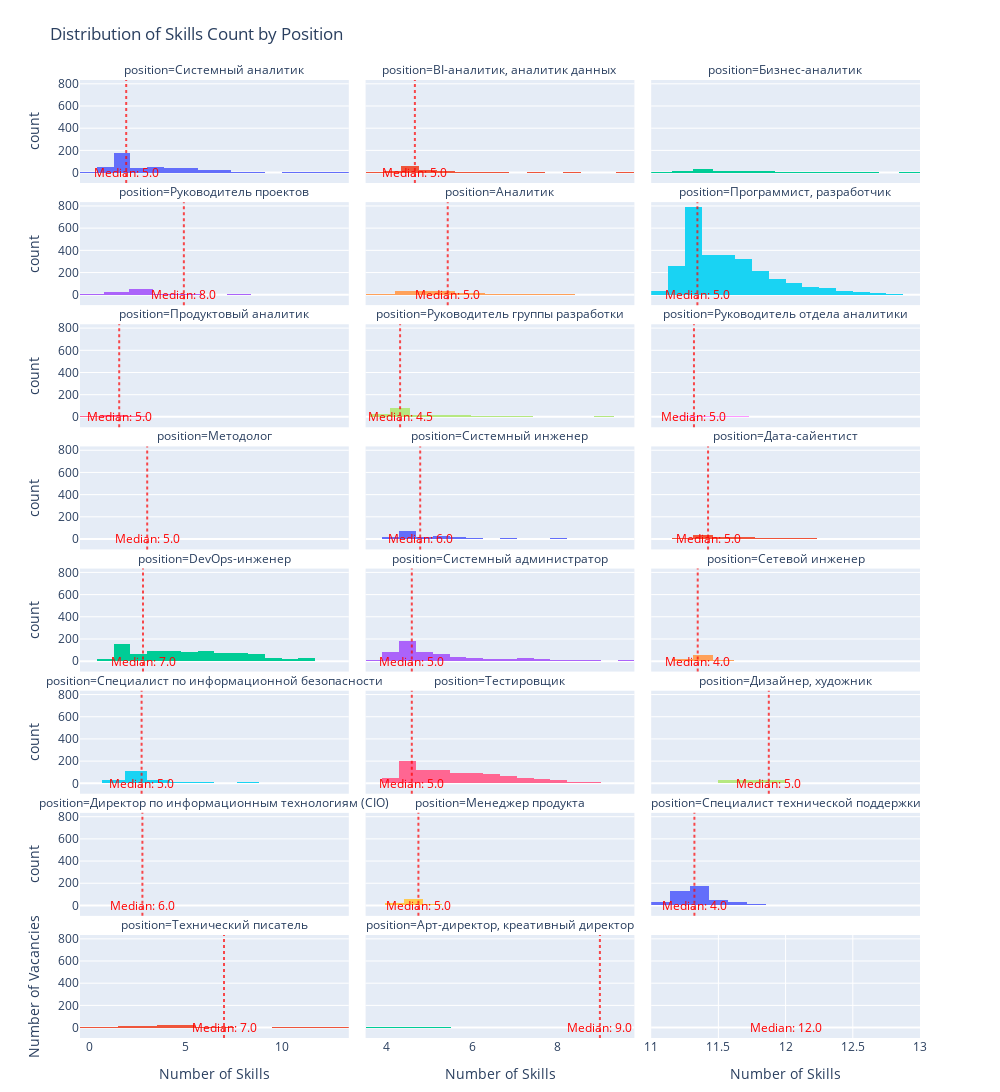

Notebook source saved alongside this figure:
### Code cell
import plotly.express as px

top_positions = df['position'].value_counts().index.tolist()
df_top_positions = df[df['position'].isin(top_positions)]

fig = px.histogram(
    df_top_positions,
    x='skills_count',
    facet_col='position',
    facet_col_wrap=3,
    title='Distribution of Skills Count by Position',
    labels={'skills_count': 'Number of Skills'},
    color='position',
    nbins=15,
    height=2000,  # Увеличил высоту общего графика
    width=1000,
    facet_row_spacing=0.02  # Уменьшил расстояние между строками
)

# Добавление вертикальных линий и аннотаций
for i, position in enumerate(top_positions, 1):
    subplot_df = df_top_positions[df_top_positions['position'] == position]
    median_val = subplot_df['skills_count'].median()
    
    # Добавим вертикальную линию
    fig.add_vline(
        x=median_val,
        line_dash="dot",
        line_color="red",
        opacity=0.7,
        row=(i - 1) // 3 + 1,
        col=(i - 1) % 3 + 1
    )

    # Добавим подпись к среднему значению
    fig.add_annotation(
        x=median_val,
        y=0.85,
        yref='paper',
        text=f'Median: {median_val:.1f}',
        showarrow=False,
        font=dict(color='red'),
        row=(i - 1) // 3 + 1,
        col=(i - 1) % 3 + 1
    )

# Финальные настройки
fig.update_layout(
    showlegend=False,
    hovermode="x",
    xaxis_title='Number of Skills',
    yaxis_title='Number of Vacancies',
    margin=dict(t=80, b=40)
)

fig.update_xaxes(matches=None)
fig.show()

### Figure 1 — Plotly figure (JSON) as saved in the notebook; plotly's stock layout.template omitted (floating-point values rounded to 4 significant figures; data arrays with more than 128 entries replaced by an {"elided": "..."} marker saying what was removed)
{"data": [{"alignmentgroup": "True", "bingroup": "x", "hovertemplate": "position=Системный аналитик<br>Number of Skills=%{x}<br>count=%{y}<extra></extra>", "legendgroup": "Системный аналитик", "marker": {"color": "#636efa", "pattern": {"shape": ""}}, "name": "Системный аналитик", "nbinsx": 15, "offsetgroup": "Системный аналитик", "orientation": "v", "showlegend": true, "type": "histogram", "x": {"elided": "460 int values"}, "xaxis": "x22", "yaxis": "y22"}, {"alignmentgroup": "True", "bingroup": "x", "hovertemplate": "position=BI-аналитик, аналитик данных<br>Number of Skills=%{x}<br>count=%{y}<extra></extra>", "legendgroup": "BI-аналитик, аналитик данных", "marker": {"color": "#EF553B", "pattern": {"shape": ""}}, "name": "BI-аналитик, аналитик данных", "nbinsx": 15, "offsetgroup": "BI-аналитик, аналитик данных", "orientation": "v", "showlegend": true, "type": "histogram", "x": [10, 4, 7, 6, 3, 8, 2, 6, 13, 2, 8, 9, 7, 7, 7, 13, 3, 7, 19, 2, 4, 7, 4, 8, 5, 5, 2, 5, 8, 9, 6, 7, 8, 6, 9, 13, 7, 10, 6, 5, 7, 4, 3, 4, 23, 11, 3, 4, 4, 3, 6, 6, 6, 8, 3, 15, 4, 8, 29, 6, 12, 9, 6, 8, 9, 5, 6, 5, 4, 5, 3, 4, 5, 3, 5, 5, 3, 3, 5, 5, 5, 3, 5, 5, 5, 2, 5, 5, 5, 5, 3, 5, 5, 5, 5, 5, 5, 5, 4, 4, 5, 5, 5, 5, 5, 5, 5, 5, 5, 5, 4, 5, 5, 5, 1, 4, 5, 2], "xaxis": "x23", "yaxis": "y23"}, {"alignmentgroup": "True", "bingroup": "x", "hovertemplate": "position=Бизнес-аналитик<br>Number of Skills=%{x}<br>count=%{y}<extra></extra>", "legendgroup": "Бизнес-аналитик", "marker": {"color": "#00cc96", "pattern": {"shape": ""}}, "name": "Бизнес-аналитик", "nbinsx": 15, "offsetgroup": "Бизнес-аналитик", "orientation": "v", "showlegend": true, "type": "histogram", "x": [4, 10, 4, 5, 5, 8, 7, 16, 8, 25, 12, 13, 10, 7, 7, 9, 8, 3, 6, 10, 9, 6, 8, 10, 3, 8, 6, 6, 13, 4, 3, 5, 10, 7, 9, 5, 6, 7, 5, 10, 6, 10, 12, 4, 13, 18, 13, 9, 6, 4, 5, 8, 10, 10, 6, 15, 10, 11, 12, 9, 9, 20, 8, 5, 13, 11, 10, 9, 8, 7, 9, 16, 2, 5, 4, 3, 5, 5, 5, 5, 4, 5, 5, 5, 5, 5, 5, 3, 3, 5, 3, 5, 1, 3, 5, 3, 5, 5, 5, 3, 1, 3, 5, 6], "xaxis": "x24", "yaxis": "y24"}, {"alignmentgroup": "True", "bingroup": "x", "hovertemplate": "position=Руководитель проектов<br>Number of Skills=%{x}<br>count=%{y}<extra></extra>", "legendgroup": "Руководитель проектов", "marker": {"color": "#ab63fa", "pattern": {"shape": ""}}, "name": "Руководитель проектов", "nbinsx": 15, "offsetgroup": "Руководитель проектов", "orientation": "v", "showlegend": true, "type": "histogram", "x": [7, 3, 2, 7, 14, 9, 7, 8, 5, 6, 11, 5, 4, 3, 7, 13, 4, 7, 13, 7, 9, 3, 10, 5, 6, 12, 13, 7, 12, 6, 5, 9, 21, 3, 4, 5, 1, 5, 3, 3, 5, 4, 5, 5, 5, 5, 4, 5, 5, 4, 5, 5, 5, 3, 5, 5, 5, 3, 5, 5, 5, 3, 5, 4, 3, 5, 5, 5, 5, 3, 5, 3, 1, 1, 5, 3, 2, 3, 4, 5, 4, 5, 3, 5, 5, 3, 3, 5, 3, 1, 3, 2, 5, 5, 3, 5, 5, 5, 4, 4, 3, 5, 4, 5, 5, 5, 4], "xaxis": "x19", "yaxis": "y19"}, {"alignmentgroup": "True", "bingroup": "x", "hovertemplate": "position=Аналитик<br>Number of Skills=%{x}<br>count=%{y}<extra></extra>", "legendgroup": "Аналитик", "marker": {"color": "#FFA15A", "pattern": {"shape": ""}}, "name": "Аналитик", "nbinsx": 15, "offsetgroup": "Аналитик", "orientation": "v", "showlegend": true, "type": "histogram", "x": [2, 14, 13, 8, 7, 7, 4, 10, 5, 4, 4, 4, 7, 4, 4, 6, 12, 8, 3, 13, 6, 2, 4, 7, 11, 7, 16, 9, 11, 11, 4, 3, 5, 2, 2, 3, 4, 1, 3, 6, 6, 3, 1, 3, 6, 3, 7, 4, 2, 1, 2, 1, 5, 6, 4, 1, 5, 2, 4, 3, 3, 7, 6, 5, 7, 5, 4, 3, 2, 3, 3, 4, 4, 3, 4, 3, 3, 3, 1, 4, 3, 4, 4, 5, 2, 5, 3, 2, 4, 1, 5, 4, 3, 4, 3, 3, 2, 2, 5, 5, 5, 3, 4, 4, 2, 2, 3, 1, 1, 8, 7, 4], "xaxis": "x20", "yaxis": "y20"}, {"alignmentgroup": "True", "bingroup": "x", "hovertemplate": "position=Программист, разработчик<br>Number of Skills=%{x}<br>count=%{y}<extra></extra>", "legendgroup": "Программист, разработчик", "marker": {"color": "#19d3f3", "pattern": {"shape": ""}}, "name": "Программист, разработчик", "nbinsx": 15, "offsetgroup": "Программист, разработчик", "orientation": "v", "showlegend": true, "type": "histogram", "x": {"elided": "2787 int values"}, "xaxis": "x21", "yaxis": "y21"}, {"alignmentgroup": "True", "bingroup": "x", "hovertemplate": "position=Продуктовый аналитик<br>Number of Skills=%{x}<br>count=%{y}<extra></extra>", "legendgroup": "Продуктовый аналитик", "marker": {"color": "#FF6692", "pattern": {"shape": ""}}, "name": "Продуктовый аналитик", "nbinsx": 15, "offsetgroup": "Продуктовый аналитик", "orientation": "v", "showlegend": true, "type": "histogram", "x": [15, 7, 11, 3, 25, 7, 4, 6, 5, 6, 8, 7, 15, 2, 5, 4, 20, 8, 5, 5, 5, 4, 4, 5, 2, 2, 5, 3, 2, 2, 3, 3, 4, 4, 5, 5, 5, 3, 5], "xaxis": "x16", "yaxis": "y16"}, {"alignmentgroup": "True", "bingroup": "x", "hovertemplate": "position=Руководитель группы разработки<br>Number of Skills=%{x}<br>count=%{y}<extra></extra>", "legendgroup": "Руководитель группы разработки", "marker": {"color": "#B6E880", "pattern": {"shape": ""}}, "name": "Руководитель группы разработки", "nbinsx": 15, "offsetgroup": "Руководитель группы разработки", "orientation": "v", "showlegend": true, "type": "histogram", "x": {"elided": "185 int values"}, "xaxis": "x17", "yaxis": "y17"}, {"alignmentgroup": "True", "bingroup": "x", "hovertemplate": "position=Руководитель отдела аналитики<br>Number of Skills=%{x}<br>count=%{y}<extra></extra>", "legendgroup": "Руководитель отдела аналитики", "marker": {"color": "#FF97FF", "pattern": {"shape": ""}}, "name": "Руководитель отдела аналитики", "nbinsx": 15, "offsetgroup": "Руководитель отдела аналитики", "orientation": "v", "showlegend": true, "type": "histogram", "x": [6, 8, 7, 7, 6, 7, 8, 8, 4, 4, 8, 5, 9, 4, 6, 4, 16, 23, 3, 5, 5, 5, 2, 2, 4, 5, 5, 5], "xaxis": "x18", "yaxis": "y18"}, {"alignmentgroup": "True", "bingroup": "x", "hovertemplate": "position=Методолог<br>Number of Skills=%{x}<br>count=%{y}<extra></extra>", "legendgroup": "Методолог", "marker": {"color": "#FECB52", "pattern": {"shape": ""}}, "name": "Методолог", "nbinsx": 15, "offsetgroup": "Методолог", "orientation": "v", "showlegend": true, "type": "histogram", "x": [3, 10, 3, 8, 6, 11, 14, 5, 5, 5, 5], "xaxis": "x13", "yaxis": "y13"}, {"alignmentgroup": "True", "bingroup": "x", "hovertemplate": "position=Системный инженер<br>Number of Skills=%{x}<br>count=%{y}<extra></extra>", "legendgroup": "Системный инженер", "marker": {"color": "#636efa", "pattern": {"shape": ""}}, "name": "Системный инженер", "nbinsx": 15, "offsetgroup": "Системный инженер", "orientation": "v", "showlegend": true, "type": "histogram", "x": {"elided": "195 int values"}, "xaxis": "x14", "yaxis": "y14"}, {"alignmentgroup": "True", "bingroup": "x", "hovertemplate": "position=Дата-сайентист<br>Number of Skills=%{x}<br>count=%{y}<extra></extra>", "legendgroup": "Дата-сайентист", "marker": {"color": "#EF553B", "pattern": {"shape": ""}}, "name": "Дата-сайентист", "nbinsx": 15, "offsetgroup": "Дата-сайентист", "orientation": "v", "showlegend": true, "type": "histogram", "x": [8, 3, 3, 2, 5, 24, 7, 4, 17, 20, 17, 10, 16, 14, 7, 13, 18, 9, 19, 4, 2, 10, 4, 15, 11, 13, 15, 11, 15, 11, 6, 11, 5, 5, 9, 4, 8, 10, 9, 17, 19, 6, 11, 7, 7, 8, 7, 4, 9, 5, 7, 7, 20, 8, 4, 14, 8, 2, 5, 8, 11, 13, 8, 8, 12, 5, 12, 10, 19, 1, 13, 9, 7, 12, 5, 8, 11, 7, 12, 4, 5, 7, 8, 7, 8, 9, 3, 6, 7, 7, 13, 9, 7, 12, 7, 5, 5, 5, 5, 5, 5, 5, 3, 5, 5, 5, 5, 4, 5, 5, 5, 5, 5, 5, 4, 5, 5, 5, 5, 5, 5], "xaxis": "x15", "yaxis": "y15"}, {"alignmentgroup": "True", "bingroup": "x", "hovertemplate": "position=DevOps-инженер<br>Number of Skills=%{x}<br>count=%{y}<extra></extra>", "legendgroup": "DevOps-инженер", "marker": {"color": "#00cc96", "pattern": {"shape": ""}}, "name": "DevOps-инженер", "nbinsx": 15, "offsetgroup": "DevOps-инженер", "orientation": "v", "showlegend": true, "type": "histogram", "x": {"elided": "900 int values"}, "xaxis": "x10", "yaxis": "y10"}, {"alignmentgroup": "True", "bingroup": "x", "hovertemplate": "position=Системный администратор<br>Number of Skills=%{x}<br>count=%{y}<extra></extra>", "legendgroup": "Системный администратор", "marker": {"color": "#ab63fa", "pattern": {"shape": ""}}, "name": "Системный администратор", "nbinsx": 15, "offsetgroup": "Системный администратор", "orientation": "v", "showlegend": true, "type": "histogram", "x": {"elided": "624 int values"}, "xaxis": "x11", "yaxis": "y11"}, {"alignmentgroup": "True", "bingroup": "x", "hovertemplate": "position=Сетевой инженер<br>Number of Skills=%{x}<br>count=%{y}<extra></extra>", "legendgroup": "Сетевой инженер", "marker": {"color": "#FFA15A", "pattern": {"shape": ""}}, "name": "Сетевой инженер", "nbinsx": 15, "offsetgroup": "Сетевой инженер", "orientation": "v", "showlegend": true, "type": "histogram", "x": [7, 18, 8, 18, 5, 6, 10, 2, 7, 4, 2, 22, 2, 4, 3, 5, 5, 4, 2, 3, 7, 2, 25, 9, 9, 9, 8, 7, 16, 7, 7, 5, 5, 3, 19, 11, 6, 5, 2, 4, 4, 5, 5, 5, 5, 5, 5, 5, 5, 5, 3, 4, 4, 5, 5, 5, 3, 4, 5, 4, 5, 5, 5, 2, 3, 5, 5, 5, 2, 5, 5, 5, 3, 5, 5, 5, 5, 5, 5, 4, 5, 5, 4, 4, 5, 5, 3, 4, 1, 2, 4, 1, 2], "xaxis": "x12", "yaxis": "y12"}, {"alignmentgroup": "True", "bingroup": "x", "hovertemplate": "position=Специалист по информационной безопасности<br>Number of Skills=%{x}<br>count=%{y}<extra></extra>", "legendgroup": "Специалист по информационной безопасности", "marker": {"color": "#19d3f3", "pattern": {"shape": ""}}, "name": "Специалист по информационной безопасности", "nbinsx": 15, "offsetgroup": "Специалист по информационной безопасности", "orientation": "v", "showlegend": true, "type": "histogram", "x": {"elided": "216 int values"}, "xaxis": "x7", "yaxis": "y7"}, {"alignmentgroup": "True", "bingroup": "x", "hovertemplate": "position=Тестировщик<br>Number of Skills=%{x}<br>count=%{y}<extra></extra>", "legendgroup": "Тестировщик", "marker": {"color": "#FF6692", "pattern": {"shape": ""}}, "name": "Тестировщик", "nbinsx": 15, "offsetgroup": "Тестировщик", "orientation": "v", "showlegend": true, "type": "histogram", "x": {"elided": "995 int values"}, "xaxis": "x8", "yaxis": "y8"}, {"alignmentgroup": "True", "bingroup": "x", "hovertemplate": "position=Дизайнер, художник<br>Number of Skills=%{x}<br>count=%{y}<extra></extra>", "legendgroup": "Дизайнер, художник", "marker": {"color": "#B6E880", "pattern": {"shape": ""}}, "name": "Дизайнер, художник", "nbinsx": 15, "offsetgroup": "Дизайнер, художник", "orientation": "v", "showlegend": true, "type": "histogram", "x": [4, 6, 8, 2, 6, 4, 6, 6, 5, 5, 5, 5, 5, 5, 5, 5, 4, 5, 3, 2, 4, 5, 5, 5, 5, 5, 5, 4, 5, 5, 4, 5, 5, 5, 5, 5, 5], "xaxis": "x9", "yaxis": "y9"}, {"alignmentgroup": "True", "bingroup": "x", "hovertemplate": "position=Директор по информационным технологиям (CIO)<br>Number of Skills=%{x}<br>count=%{y}<extra></extra>", "legendgroup": "Директор по информационным технологиям (CIO)", "marker": {"color": "#FF97FF", "pattern": {"shape": ""}}, "name": "Директор по информационным технологиям (CIO)", "nbinsx": 15, "offsetgroup": "Директор по информационным технологиям (CIO)", "orientation": "v", "showlegend": true, "type": "histogram", "x": [14, 14, 5, 21, 8, 17, 12, 24, 6, 13, 8, 19, 5, 11, 3, 4, 3, 7, 12, 5, 27, 8, 6, 3, 7, 21, 20, 9, 8, 10, 1, 8, 2, 5, 5, 5, 5, 6, 6], "xaxis": "x4", "yaxis": "y4"}, {"alignmentgroup": "True", "bingroup": "x", "hovertemplate": "position=Менеджер продукта<br>Number of Skills=%{x}<br>count=%{y}<extra></extra>", "legendgroup": "Менеджер продукта", "marker": {"color": "#FECB52", "pattern": {"shape": ""}}, "name": "Менеджер продукта", "nbinsx": 15, "offsetgroup": "Менеджер продукта", "orientation": "v", "showlegend": true, "type": "histogram", "x": [6, 27, 12, 18, 5, 5, 7, 4, 5, 4, 6, 8, 5, 4, 5, 10, 2, 8, 10, 3, 3, 3, 7, 8, 6, 6, 7, 9, 4, 6, 4, 9, 2, 6, 3, 6, 2, 1, 3, 4, 2, 5, 5, 5, 3, 3, 7, 5, 5, 5, 2, 5, 5, 5, 5, 5, 5, 5, 5, 4, 4, 5, 3, 5, 5, 5, 3, 4, 1, 5, 5, 5, 5, 5, 5, 3, 5, 5, 5, 5, 5, 3, 4, 5, 3, 3, 5, 1, 5, 5, 4, 4, 4, 3, 3, 4, 5, 4, 5, 5, 5, 5], "xaxis": "x5", "yaxis": "y5"}, {"alignmentgroup": "True", "bingroup": "x", "hovertemplate": "position=Специалист технической поддержки<br>Number of Skills=%{x}<br>count=%{y}<extra></extra>", "legendgroup": "Специалист технической поддержки", "marker": {"color": "#636efa", "pattern": {"shape": ""}}, "name": "Специалист технической поддержки", "nbinsx": 15, "offsetgroup": "Специалист технической поддержки", "orientation": "v", "showlegend": true, "type": "histogram", "x": {"elided": "450 int values"}, "xaxis": "x6", "yaxis": "y6"}, {"alignmentgroup": "True", "bingroup": "x", "hovertemplate": "position=Технический писатель<br>Number of Skills=%{x}<br>count=%{y}<extra></extra>", "legendgroup": "Технический писатель", "marker": {"color": "#EF553B", "pattern": {"shape": ""}}, "name": "Технический писатель", "nbinsx": 15, "offsetgroup": "Технический писатель", "orientation": "v", "showlegend": true, "type": "histogram", "x": [7, 3, 3, 7, 7, 3, 2, 1, 2, 3, 3, 6, 3, 4, 4, 4, 4, 7, 12, 5, 2, 6, 7, 10, 5, 5, 3, 2, 5, 5, 5, 5, 5, 3, 3, 5, 5, 5, 3, 5, 5, 5, 4, 3, 3, 2], "xaxis": "x", "yaxis": "y"}, {"alignmentgroup": "True", "bingroup": "x", "hovertemplate": "position=Арт-директор, креативный директор<br>Number of Skills=%{x}<br>count=%{y}<extra></extra>", "legendgroup": "Арт-директор, креативный директор", "marker": {"color": "#00cc96", "pattern": {"shape": ""}}, "name": "Арт-директор, креативный директор", "nbinsx": 15, "offsetgroup": "Арт-директор, креативный директор", "orientation": "v", "showlegend": true, "type": "histogram", "x": [5], "xaxis": "x2", "yaxis": "y2"}], "layout": {"annotations": [{"showarrow": false, "text": "position=Технический писатель", "x": 0.16, "xanchor": "center", "xref": "paper", "y": 0.1075, "yanchor": "bottom", "yref": "paper"}, {"showarrow": false, "text": "position=Арт-директор, креативный директор", "x": 0.5, "xanchor": "center", "xref": "paper", "y": 0.1075, "yanchor": "bottom", "yref": "paper"}, {"showarrow": false, "text": "position=Директор по информационным технологиям (CIO)", "x": 0.16, "xanchor": "center", "xref": "paper", "y": 0.235, "yanchor": "bottom", "yref": "paper"}, {"showarrow": false, "text": "position=Менеджер продукта", "x": 0.5, "xanchor": "center", "xref": "paper", "y": 0.235, "yanchor": "bottom", "yref": "paper"}, {"showarrow": false, "text": "position=Специалист технической поддержки", "x": 0.84, "xanchor": "center", "xref": "paper", "y": 0.235, "yanchor": "bottom", "yref": "paper"}, {"showarrow": false, "text": "position=Специалист по информационной безопасности", "x": 0.16, "xanchor": "center", "xref": "paper", "y": 0.3625, "yanchor": "bottom", "yref": "paper"}, {"showarrow": false, "text": "position=Тестировщик", "x": 0.5, "xanchor": "center", "xref": "paper", "y": 0.3625, "yanchor": "bottom", "yref": "paper"}, {"showarrow": false, "text": "position=Дизайнер, художник", "x": 0.84, "xanchor": "center", "xref": "paper", "y": 0.3625, "yanchor": "bottom", "yref": "paper"}, {"showarrow": false, "text": "position=DevOps-инженер", "x": 0.16, "xanchor": "center", "xref": "paper", "y": 0.49, "yanchor": "bottom", "yref": "paper"}, {"showarrow": false, "text": "position=Системный администратор", "x": 0.5, "xanchor": "center", "xref": "paper", "y": 0.49, "yanchor": "bottom", "yref": "paper"}, {"showarrow": false, "text": "position=Сетевой инженер", "x": 0.84, "xanchor": "center", "xref": "paper", "y": 0.49, "yanchor": "bottom", "yref": "paper"}, {"showarrow": false, "text": "position=Методолог", "x": 0.16, "xanchor": "center", "xref": "paper", "y": 0.6175, "yanchor": "bottom", "yref": "paper"}, {"showarrow": false, "text": "position=Системный инженер", "x": 0.5, "xanchor": "center", "xref": "paper", "y": 0.6175, "yanchor": "bottom", "yref": "paper"}, {"showarrow": false, "text": "position=Дата-сайентист", "x": 0.84, "xanchor": "center", "xref": "paper", "y": 0.6175, "yanchor": "bottom", "yref": "paper"}, {"showarrow": false, "text": "position=Продуктовый аналитик", "x": 0.16, "xanchor": "center", "xref": "paper", "y": 0.745, "yanchor": "bottom", "yref": "paper"}, {"showarrow": false, "text": "position=Руководитель группы разработки", "x": 0.5, "xanchor": "center", "xref": "paper", "y": 0.745, "yanchor": "bottom", "yref": "paper"}, {"showarrow": false, "text": "position=Руководитель отдела аналитики", "x": 0.84, "xanchor": "center", "xref": "paper", "y": 0.745, "yanchor": "bottom", "yref": "paper"}, {"showarrow": false, "text": "position=Руководитель проектов", "x": 0.16, "xanchor": "center", "xref": "paper", "y": 0.8725, "yanchor": "bottom", "yref": "paper"}, {"showarrow": false, "text": "position=Аналитик", "x": 0.5, "xanchor": "center", "xref": "paper", "y": 0.8725, "yanchor": "bottom", "yref": "paper"}, {"showarrow": false, "text": "position=Программист, разработчик", "x": 0.84, "xanchor": "center", "xref": "paper", "y": 0.8725, "yanchor": "bottom", "yref": "paper"}, {"showarrow": false, "text": "position=Системный аналитик", "x": 0.16, "xanchor": "center", "xref": "paper", "y": 1, "yanchor": "bottom", "yref": "paper"}, {"showarrow": false, "text": "position=BI-аналитик, аналитик данных", "x": 0.5, "xanchor": "center", "xref": "paper", "y": 1, "yanchor": "bottom", "yref": "paper"}, {"showarrow": false, "text": "position=Бизнес-аналитик", "x": 0.84, "xanchor": "center", "xref": "paper", "y": 1, "yanchor": "bottom", "yref": "paper"}, {"font": {"color": "red"}, "showarrow": false, "text": "Median: 7.0", "x": 7, "xref": "x", "y": 0.85, "yref": "y"}, {"font": {"color": "red"}, "showarrow": false, "text": "Median: 9.0", "x": 9, "xref": "x2", "y": 0.85, "yref": "y2"}, {"font": {"color": "red"}, "showarrow": false, "text": "Median: 12.0", "x": 12, "xref": "x3", "y": 0.85, "yref": "y3"}, {"font": {"color": "red"}, "showarrow": false, "text": "Median: 6.0", "x": 6, "xref": "x4", "y": 0.85, "yref": "y4"}, {"font": {"color": "red"}, "showarrow": false, "text": "Median: 5.0", "x": 5, "xref": "x5", "y": 0.85, "yref": "y5"}, {"font": {"color": "red"}, "showarrow": false, "text": "Median: 4.0", "x": 4, "xref": "x6", "y": 0.85, "yref": "y6"}, {"font": {"color": "red"}, "showarrow": false, "text": "Median: 5.0", "x": 5, "xref": "x7", "y": 0.85, "yref": "y7"}, {"font": {"color": "red"}, "showarrow": false, "text": "Median: 5.0", "x": 5, "xref": "x8", "y": 0.85, "yref": "y8"}, {"font": {"color": "red"}, "showarrow": false, "text": "Median: 5.0", "x": 5, "xref": "x9", "y": 0.85, "yref": "y9"}, {"font": {"color": "red"}, "showarrow": false, "text": "Median: 7.0", "x": 7, "xref": "x10", "y": 0.85, "yref": "y10"}, {"font": {"color": "red"}, "showarrow": false, "text": "Median: 5.0", "x": 5, "xref": "x11", "y": 0.85, "yref": "y11"}, {"font": {"color": "red"}, "showarrow": false, "text": "Median: 4.0", "x": 4, "xref": "x12", "y": 0.85, "yref": "y12"}, {"font": {"color": "red"}, "showarrow": false, "text": "Median: 5.0", "x": 5, "xref": "x13", "y": 0.85, "yref": "y13"}, {"font": {"color": "red"}, "showarrow": false, "text": "Median: 6.0", "x": 6, "xref": "x14", "y": 0.85, "yref": "y14"}, {"font": {"color": "red"}, "showarrow": false, "text": "Median: 5.0", "x": 5, "xref": "x15", "y": 0.85, "yref": "y15"}, {"font": {"color": "red"}, "showarrow": false, "text": "Median: 5.0", "x": 5, "xref": "x16", "y": 0.85, "yref": "y16"}, {"font": {"color": "red"}, "showarrow": false, "text": "Median: 4.5", "x": 4.5, "xref": "x17", "y": 0.85, "yref": "y17"}, {"font": {"color": "red"}, "showarrow": false, "text": "Median: 5.0", "x": 5, "xref": "x18", "y": 0.85, "yref": "y18"}, {"font": {"color": "red"}, "showarrow": false, "text": "Median: 8.0", "x": 8, "xref": "x19", "y": 0.85, "yref": "y19"}, {"font": {"color": "red"}, "showarrow": false, "text": "Median: 5.0", "x": 5, "xref": "x20", "y": 0.85, "yref": "y20"}, {"font": {"color": "red"}, "showarrow": false, "text": "Median: 5.0", "x": 5, "xref": "x21", "y": 0.85, "yref": "y21"}, {"font": {"color": "red"}, "showarrow": false, "text": "Median: 5.0", "x": 5, "xref": "x22", "y": 0.85, "yref": "y22"}, {"font": {"color": "red"}, "showarrow": false, "text": "Median: 5.0", "x": 5, "xref": "x23", "y": 0.85, "yref": "y23"}], "barmode": "relative", "height": 2000, "hovermode": "x", "legend": {"title": {"text": "position"}, "tracegroupgap": 0}, "margin": {"b": 40, "t": 80}, "shapes": [{"line": {"color": "red", "dash": "dot"}, "opacity": 0.7, "type": "line", "x0": 7, "x1": 7, "xref": "x", "y0": 0, "y1": 1, "yref": "y domain"}, {"line": {"color": "red", "dash": "dot"}, "opacity": 0.7, "type": "line", "x0": 9, "x1": 9, "xref": "x2", "y0": 0, "y1": 1, "yref": "y2 domain"}, {"line": {"color": "red", "dash": "dot"}, "opacity": 0.7, "type": "line", "x0": 6, "x1": 6, "xref": "x4", "y0": 0, "y1": 1, "yref": "y4 domain"}, {"line": {"color": "red", "dash": "dot"}, "opacity": 0.7, "type": "line", "x0": 5, "x1": 5, "xref": "x5", "y0": 0, "y1": 1, "yref": "y5 domain"}, {"line": {"color": "red", "dash": "dot"}, "opacity": 0.7, "type": "line", "x0": 4, "x1": 4, "xref": "x6", "y0": 0, "y1": 1, "yref": "y6 domain"}, {"line": {"color": "red", "dash": "dot"}, "opacity": 0.7, "type": "line", "x0": 5, "x1": 5, "xref": "x7", "y0": 0, "y1": 1, "yref": "y7 domain"}, {"line": {"color": "red", "dash": "dot"}, "opacity": 0.7, "type": "line", "x0": 5, "x1": 5, "xref": "x8", "y0": 0, "y1": 1, "yref": "y8 domain"}, {"line": {"color": "red", "dash": "dot"}, "opacity": 0.7, "type": "line", "x0": 5, "x1": 5, "xref": "x9", "y0": 0, "y1": 1, "yref": "y9 domain"}, {"line": {"color": "red", "dash": "dot"}, "opacity": 0.7, "type": "line", "x0": 7, "x1": 7, "xref": "x10", "y0": 0, "y1": 1, "yref": "y10 domain"}, {"line": {"color": "red", "dash": "dot"}, "opacity": 0.7, "type": "line", "x0": 5, "x1": 5, "xref": "x11", "y0": 0, "y1": 1, "yref": "y11 domain"}, {"line": {"color": "red", "dash": "dot"}, "opacity": 0.7, "type": "line", "x0": 4, "x1": 4, "xref": "x12", "y0": 0, "y1": 1, "yref": "y12 domain"}, {"line": {"color": "red", "dash": "dot"}, "opacity": 0.7, "type": "line", "x0": 5, "x1": 5, "xref": "x13", "y0": 0, "y1": 1, "yref": "y13 domain"}, {"line": {"color": "red", "dash": "dot"}, "opacity": 0.7, "type": "line", "x0": 6, "x1": 6, "xref": "x14", "y0": 0, "y1": 1, "yref": "y14 domain"}, {"line": {"color": "red", "dash": "dot"}, "opacity": 0.7, "type": "line", "x0": 5, "x1": 5, "xref": "x15", "y0": 0, "y1": 1, "yref": "y15 domain"}, {"line": {"color": "red", "dash": "dot"}, "opacity": 0.7, "type": "line", "x0": 5, "x1": 5, "xref": "x16", "y0": 0, "y1": 1, "yref": "y16 domain"}, {"line": {"color": "red", "dash": "dot"}, "opacity": 0.7, "type": "line", "x0": 4.5, "x1": 4.5, "xref": "x17", "y0": 0, "y1": 1, "yref": "y17 domain"}, {"line": {"color": "red", "dash": "dot"}, "opacity": 0.7, "type": "line", "x0": 5, "x1": 5, "xref": "x18", "y0": 0, "y1": 1, "yref": "y18 domain"}, {"line": {"color": "red", "dash": "dot"}, "opacity": 0.7, "type": "line", "x0": 8, "x1": 8, "xref": "x19", "y0": 0, "y1": 1, "yref": "y19 domain"}, {"line": {"color": "red", "dash": "dot"}, "opacity": 0.7, "type": "line", "x0": 5, "x1": 5, "xref": "x20", "y0": 0, "y1": 1, "yref": "y20 domain"}, {"line": {"color": "red", "dash": "dot"}, "opacity": 0.7, "type": "line", "x0": 5, "x1": 5, "xref": "x21", "y0": 0, "y1": 1, "yref": "y21 domain"}, {"line": {"color": "red", "dash": "dot"}, "opacity": 0.7, "type": "line", "x0": 5, "x1": 5, "xref": "x22", "y0": 0, "y1": 1, "yref": "y22 domain"}, {"line": {"color": "red", "dash": "dot"}, "opacity": 0.7, "type": "line", "x0": 5, "x1": 5, "xref": "x23", "y0": 0, "y1": 1, "yref": "y23 domain"}], "showlegend": false, "title": {"text": "Distribution of Skills Count by Position"}, "width": 1000, "xaxis": {"anchor": "y", "domain": [0, 0.32], "title": {"text": "Number of Skills"}}, "xaxis10": {"anchor": "y10", "domain": [0, 0.32], "showticklabels": false}, "xaxis11": {"anchor": "y11", "domain": [0.34, 0.66], "showticklabels": false}, "xaxis12": {"anchor": "y12", "domain": [0.68, 1.0], "showticklabels": false}, "xaxis13": {"anchor": "y13", "domain": [0, 0.32], "showticklabels": false}, "xaxis14": {"anchor": "y14", "domain": [0.34, 0.66], "showticklabels": false}, "xaxis15": {"anchor": "y15", "domain": [0.68, 1.0], "showticklabels": false}, "xaxis16": {"anchor": "y16", "domain": [0, 0.32], "showticklabels": false}, "xaxis17": {"anchor": "y17", "domain": [0.34, 0.66], "showticklabels": false}, "xaxis18": {"anchor": "y18", "domain": [0.68, 1.0], "showticklabels": false}, "xaxis19": {"anchor": "y19", "domain": [0, 0.32], "showticklabels": false}, "xaxis2": {"anchor": "y2", "domain": [0.34, 0.66], "title": {"text": "Number of Skills"}}, "xaxis20": {"anchor": "y20", "domain": [0.34, 0.66], "showticklabels": false}, "xaxis21": {"anchor": "y21", "domain": [0.68, 1.0], "showticklabels": false}, "xaxis22": {"anchor": "y22", "domain": [0, 0.32], "showticklabels": false}, "xaxis23": {"anchor": "y23", "domain": [0.34, 0.66], "showticklabels": false}, "xaxis24": {"anchor": "y24", "domain": [0.68, 1.0], "showticklabels": false}, "xaxis3": {"anchor": "y3", "domain": [0.68, 1.0], "title": {"text": "Number of Skills"}}, "xaxis4": {"anchor": "y4", "domain": [0, 0.32], "showticklabels": false}, "xaxis5": {"anchor": "y5", "domain": [0.34, 0.66], "showticklabels": false}, "xaxis6": {"anchor": "y6", "domain": [0.68, 1.0], "showticklabels": false}, "xaxis7": {"anchor": "y7", "domain": [0, 0.32], "showticklabels": false}, "xaxis8": {"anchor": "y8", "domain": [0.34, 0.66], "showticklabels": false}, "xaxis9": {"anchor": "y9", "domain": [0.68, 1.0], "showticklabels": false}, "yaxis": {"anchor": "x", "domain": [0, 0.1075], "title": {"text": "Number of Vacancies"}}, "yaxis10": {"anchor": "x10", "domain": [0.3825, 0.49], "matches": "y", "title": {"text": "count"}}, "yaxis11": {"anchor": "x11", "domain": [0.3825, 0.49], "matches": "y", "showticklabels": false}, "yaxis12": {"anchor": "x12", "domain": [0.3825, 0.49], "matches": "y", "showticklabels": false}, "yaxis13": {"anchor": "x13", "domain": [0.51, 0.6175], "matches": "y", "title": {"text": "count"}}, "yaxis14": {"anchor": "x14", "domain": [0.51, 0.6175], "matches": "y", "showticklabels": false}, "yaxis15": {"anchor": "x15", "domain": [0.51, 0.6175], "matches": "y", "showticklabels": false}, "yaxis16": {"anchor": "x16", "domain": [0.6375, 0.745], "matches": "y", "title": {"text": "count"}}, "yaxis17": {"anchor": "x17", "domain": [0.6375, 0.745], "matches": "y", "showticklabels": false}, "yaxis18": {"anchor": "x18", "domain": [0.6375, 0.745], "matches": "y", "showticklabels": false}, "yaxis19": {"anchor": "x19", "domain": [0.765, 0.8725], "matches": "y", "title": {"text": "count"}}, "yaxis2": {"anchor": "x2", "domain": [0, 0.1075], "matches": "y", "showticklabels": false}, "yaxis20": {"anchor": "x20", "domain": [0.765, 0.8725], "matches": "y", "showticklabels": false}, "yaxis21": {"anchor": "x21", "domain": [0.765, 0.8725], "matches": "y", "showticklabels": false}, "yaxis22": {"anchor": "x22", "domain": [0.8925, 1], "matches": "y", "title": {"text": "count"}}, "yaxis23": {"anchor": "x23", "domain": [0.8925, 1], "matches": "y", "showticklabels": false}, "yaxis24": {"anchor": "x24", "domain": [0.8925, 1], "matches": "y", "showticklabels": false}, "yaxis3": {"anchor": "x3", "domain": [0, 0.1075], "matches": "y", "showticklabels": false}, "yaxis4": {"anchor": "x4", "domain": [0.1275, 0.235], "matches": "y", "title": {"text": "count"}}, "yaxis5": {"anchor": "x5", "domain": [0.1275, 0.235], "matches": "y", "showticklabels": false}, "yaxis6": {"anchor": "x6", "domain": [0.1275, 0.235], "matches": "y", "showticklabels": false}, "yaxis7": {"anchor": "x7", "domain": [0.255, 0.3625], "matches": "y", "title": {"text": "count"}}, "yaxis8": {"anchor": "x8", "domain": [0.255, 0.3625], "matches": "y", "showticklabels": false}, "yaxis9": {"anchor": "x9", "domain": [0.255, 0.3625], "matches": "y", "showticklabels": false}}}
